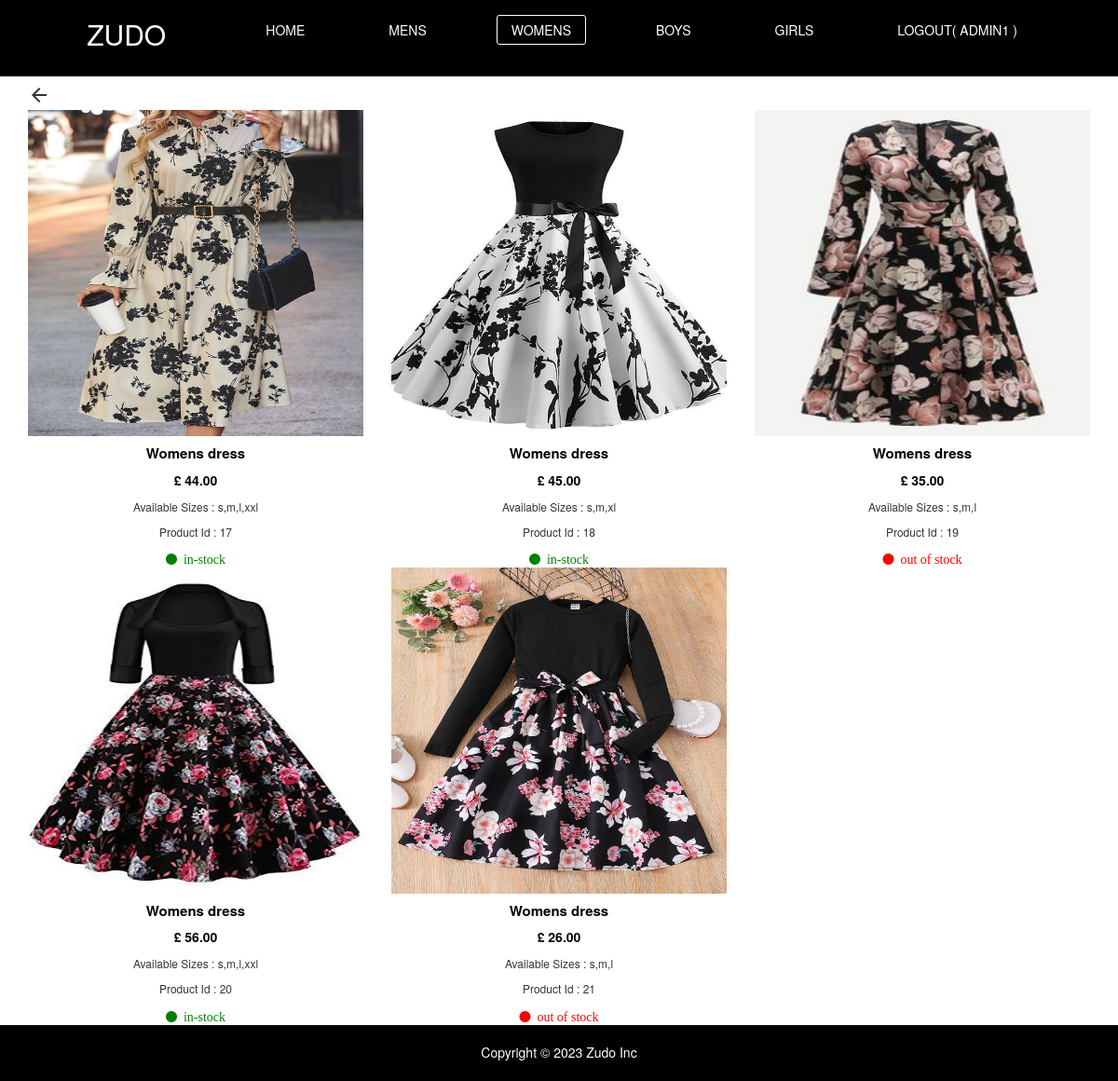
/womensloggedin.php (signed in), run on the app's committed database.
### tables this page shows
CREATE TABLE `product` (
  `product id` int(11) NOT NULL,
  `product name` varchar(50) NOT NULL,
  `category` varchar(20) NOT NULL,
  `price` double(12,2) NOT NULL,
  `available size` varchar(30) NOT NULL,
  `product image` varchar(100) NOT NULL,
  `status` varchar(15) NOT NULL,
  `userno` int(11) NOT NULL
);

### womensloggedin.php (the view, shortened to what this page needs)
<!DOCTYPE html>
<html lang="en">
<head>
    <link rel="stylesheet" href="https://maxcdn.bootstrapcdn.com/bootstrap/3.4.1/css/bootstrap.min.css">
    <link rel="stylesheet" href="https://cdnjs.cloudflare.com/ajax/libs/font-awesome/4.7.0/css/font-awesome.min.css">
    <link rel="stylesheet" href="style.css">
</head>
<body>
    <?php
    include 'userheader.php';
    ?>
    <div class="container" style="margin-top: 90px;">
      <div class="row">
        <div class="col-md-12">
        <i class="material-icons" onclick="history.back()">arrow_back</i>
        </div>
      </div>
    </div>
    <?php
    $conn = mysqli_connect("vesta.uclan.ac.uk", "FPRifas-ali", "NLX7ytZS");
    mysqli_select_db($conn, 'FPRifas-ali');
    $q = "SELECT * FROM product WHERE category = 'womens';";
    $rs = mysqli_query($conn, $q); ?>
    <div class="container">
        <div class="row">
            <?php
            while ($row = mysqli_fetch_array($rs)) { ?>
                <div class="col-md-4">
                    <div class="card" style="width: auto;height: auto;">
                        <img src="images/<?php print($row['category']) ?>/<?php print($row['product image']) ?>"
                            class="card-img-top" alt="..." style="width: 100%;height: 350px;">
                        <div class="card-body">
                            <h5 class="card-title text-center" style="font-weight: bold;font-size: 1.5rem;color: black;">
                                <?php print($row['product name']) ?>
                            </h5>
                            <p class="card-text text-center" style="color: black;font-weight: bold;">£
                                <?php print($row['price']) ?>
                            </p>
                            <p class="text-center" style="font-size: 1.2rem;">Available Sizes :
                                <?php print($row['available size']) ?>
                            </p>
                            <p class="text-center" style="font-size: 1.2rem;">Product Id :
                                <?php print($row['product id']) ?>
                            </p>
                            <div class="rating text-center" style="color: red;">
                                <i class="fa fa-circle" style="color: <?php if ($row['status'] == "in-stock") {
                                    print("green");
                                } else {
                                    print("red");
                                } ?>;">&nbsp;
                                    <?php print($row['status']) ?>
                                </i>
                            </div>
                        </div>
                    </div>
                </div>
                <?php
            }
            ?>
        </div>
    </div>
    <footer>
        <div class="footer">
    <p>Copyright © 2023 Zudo Inc</p>
        </div>
      </footer>
</body>
</html>

### style.css (style rules this page uses)
* { padding: 0; margin: 0; box-sizing: border-box; }
.footer { width: 100%; height: 60px; background-color: black; padding: 1px; bottom: 0; }
.footer p { color: white; text-align: center; margin-top: 18px; }
::placeholder { padding-left: 2%; color: white; }
.material-icons { cursor: pointer; }

### data on the page
product: category+product image (picture), product name "Womens dress", price "44.00", available size "s,m,l,xxl", product id "17", status "in-stock"
product: category+product image (picture), product name "Womens dress", price "45.00", available size "s,m,xl", product id "18", status "in-stock"
product: category+product image (picture), product name "Womens dress", price "35.00", available size "s,m,l", product id "19", status "out of stock"
product: category+product image (picture), product name "Womens dress", price "56.00", available size "s,m,l,xxl", product id "20", status "in-stock"
product: category+product image (picture), product name "Womens dress", price "26.00", available size "s,m,l", product id "21", status "out of stock"

### other printed values
$_SESSION["susername"] "ADMIN1"
